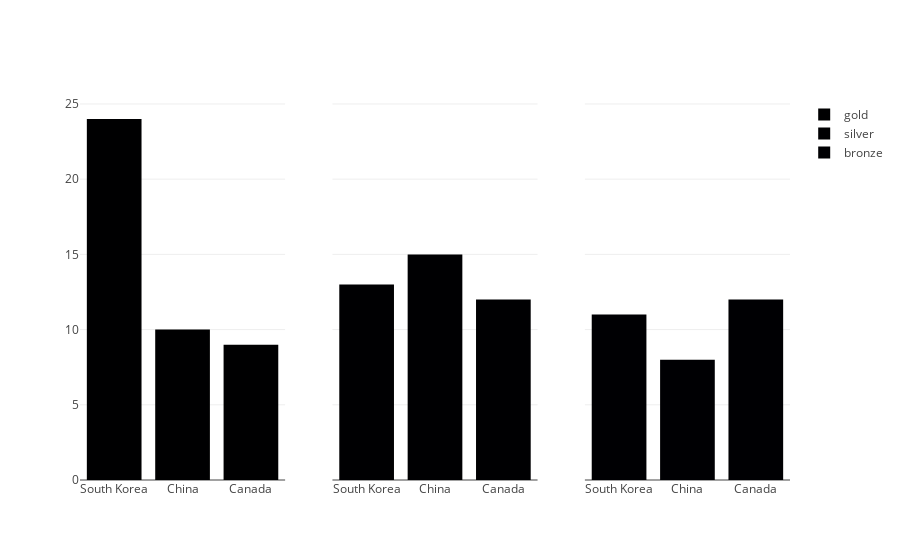

Notebook code for this chart:
### Code cell
df_teste = data.medals_wide()

fig = make_subplots(rows=1, cols=len(acoes_selecionadas), shared_yaxes=True)


# Iterar sobre as colunas do DataFrame
for i, col in enumerate(df_teste.columns[1:], start=1):
    fig.add_trace(
        go.Bar(x=df_teste.nation, y=df_teste[col], name=col, ),
        row=1, col=i
    )

fig.show()

### Figure 1 — Plotly figure (JSON) as saved in the notebook; plotly's stock layout.template omitted (floating-point values rounded to 4 significant figures)
{"data": [{"name": "gold", "type": "bar", "x": ["South Korea", "China", "Canada"], "xaxis": "x", "y": [24, 10, 9], "yaxis": "y"}, {"name": "silver", "type": "bar", "x": ["South Korea", "China", "Canada"], "xaxis": "x2", "y": [13, 15, 12], "yaxis": "y2"}, {"name": "bronze", "type": "bar", "x": ["South Korea", "China", "Canada"], "xaxis": "x3", "y": [11, 8, 12], "yaxis": "y3"}], "layout": {"xaxis": {"anchor": "y", "domain": [0, 0.2889]}, "xaxis2": {"anchor": "y2", "domain": [0.3556, 0.6444]}, "xaxis3": {"anchor": "y3", "domain": [0.7111, 1]}, "yaxis": {"anchor": "x", "domain": [0, 1]}, "yaxis2": {"anchor": "x2", "domain": [0, 1], "matches": "y", "showticklabels": false}, "yaxis3": {"anchor": "x3", "domain": [0, 1], "matches": "y", "showticklabels": false}}}
